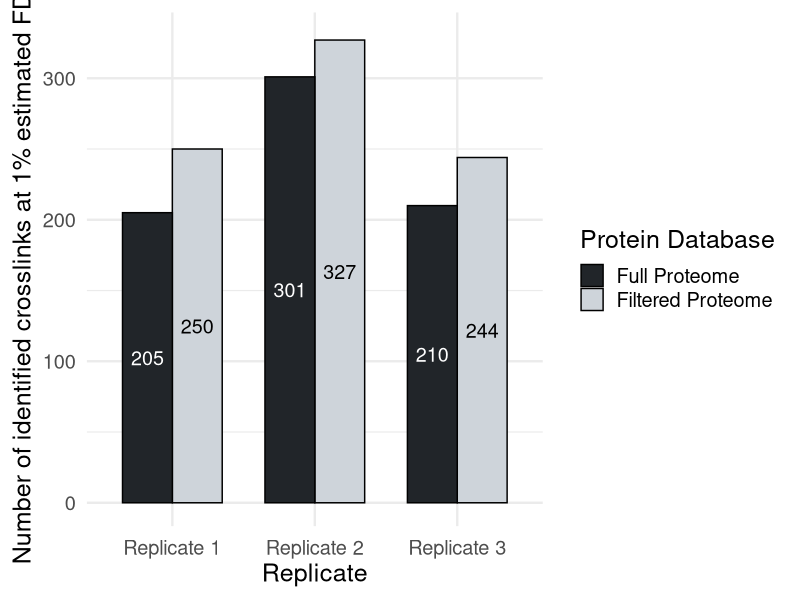

Generate this figure with R:
library(tidyverse)
library(readxl)

df <- read_excel("results.xlsx")

df <- df %>% 
  mutate(Database = factor(Database, levels = c("Full Proteome", "Filtered Proteome")))
  
# export to 1200 x 800

ggplot(df, aes(x=Replicate, y=Crosslinks, fill=Database)) +
  geom_bar(stat="identity", color="black", width = 0.7, position = position_dodge(width = 0.7)) +
  scale_fill_manual(values = c("#212529", "#ced4da"),
                    labels = c("Full Proteome", "Filtered Proteome")) +
  #ggtitle("Dataset of C. elegans nuclei by Müller et al., 2024:\nNumber of identified crosslinks per replicate at 1% estimated FDR\n(3 replicates, crosslinker: DSG)") +
  xlab("Replicate") +
  ylab("Number of identified crosslinks at 1% estimated FDR") +
  ylim(c(0, 330)) +
  labs(fill="Protein Database") +
  geom_text(aes(y=Crosslinks/2, label=round(Crosslinks, 0)), color = rep(c("black", "white"), 3), size=5.0, position = position_dodge(width = 0.7)) +
  theme_minimal(base_size = 18) +
  theme(axis.text.x = element_text(angle = 0, hjust = 0.5, vjust = 0.5)) +
  guides(fill = guide_legend(ncol = 1, label.position = "right"))
